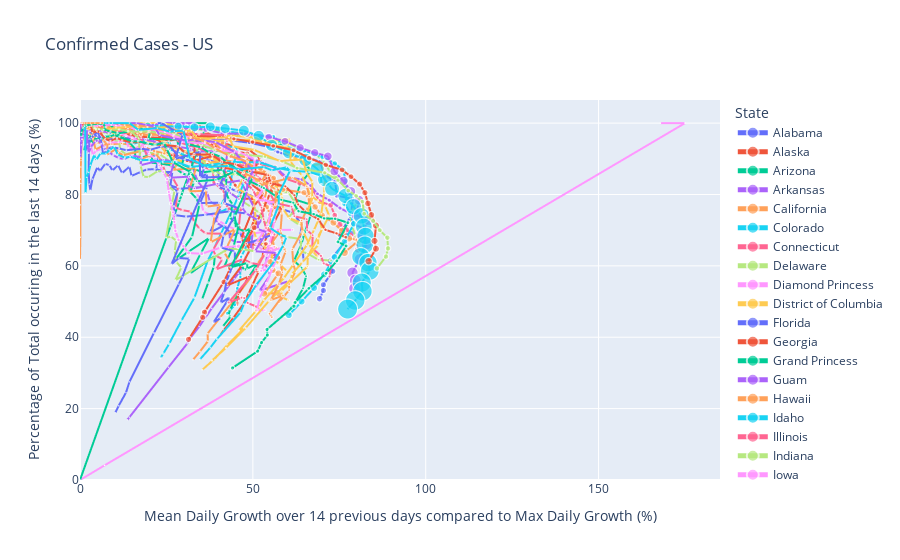

Notebook code for this chart:
### Markdown cell above
### Plot

### Code cell
if cases_us.value == 'Confirmed Cases':
    daily_cases_US_2 = plot_phase_space_US(daily_cases_US, 
                                           title = cases_us.value, time_window=int(tw_us.value), 
                                     
                                           n_cases = min_us.value, state=st_us.value)
elif cases_us.value == 'Deaths':
    daily_deaths_US_2 = plot_phase_space_US(daily_deaths_US.drop(columns='Population'), 
                                            title = cases_us.value, time_window=int(tw_us.value), 
                                            n_cases = min_us.value, state=st_us.value)
else:
    print('ERROR in dataframe')
